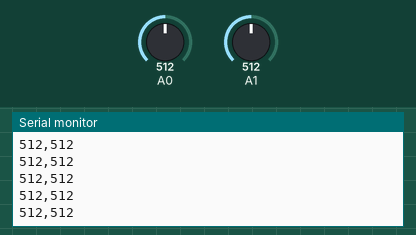
This sketch was run on a simulated Arduino Uno, built with avr-gcc and run on an emulated ATmega328P. On the bench: the last lines printed to the serial monitor. The inputs (shaded band) are chosen by the test bench; at power-on: A0 = 512, A1 = 512.

Above: at 1.2 s.
1.3 s: A0 set to 716
At 2.1 s:
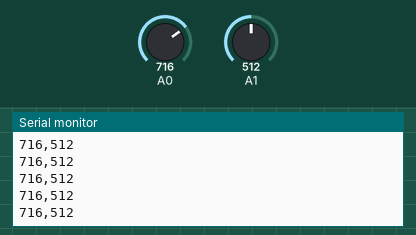
2.8 s: A1 set to 716
At 3.5 s:
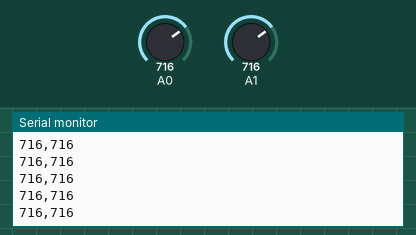
4.3 s: A0 set to 900
At 4.9 s:
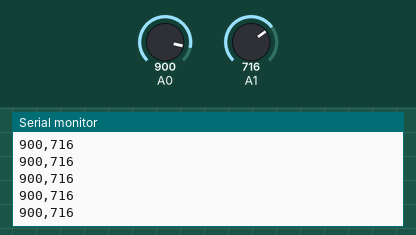
5.8 s: A1 set to 900
At 6.4 s:
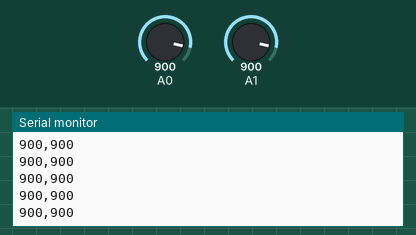
Timing chart, 0 to 8.3 s (numbered marks = the images above; inputs shaded):
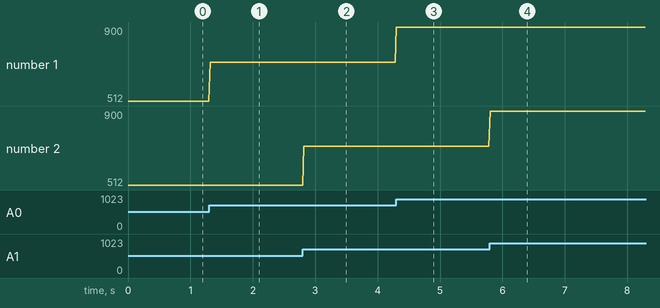

The sketch:

ArtemisNano.ino
```cpp
void setup() {
  Serial.begin(115200);  // Velocidad serial para comunicarse con el ESP8266
}

void loop() {
  int braquial = analogRead(A0);
  int tibial   = analogRead(A1);

  // Enviar los datos separados por coma y con salto de línea
  Serial.print(braquial);
  Serial.print(",");
  Serial.println(tibial);

  delay(20);  // 50 Hz
}
```

Measured:
- after the input at 1.3 s, the serial monitor: prints a new line at once (image 1)
- after the input at 2.8 s, the serial monitor: prints a new line at once (image 2)
- after the input at 4.3 s, the serial monitor: prints a new line at once (image 3)
- after the input at 5.8 s, the serial monitor: prints a new line at once (image 4)
- plotted number 1: 512 → 716 after the input at 1.3 s, 716 → 900 after the input at 4.3 s
